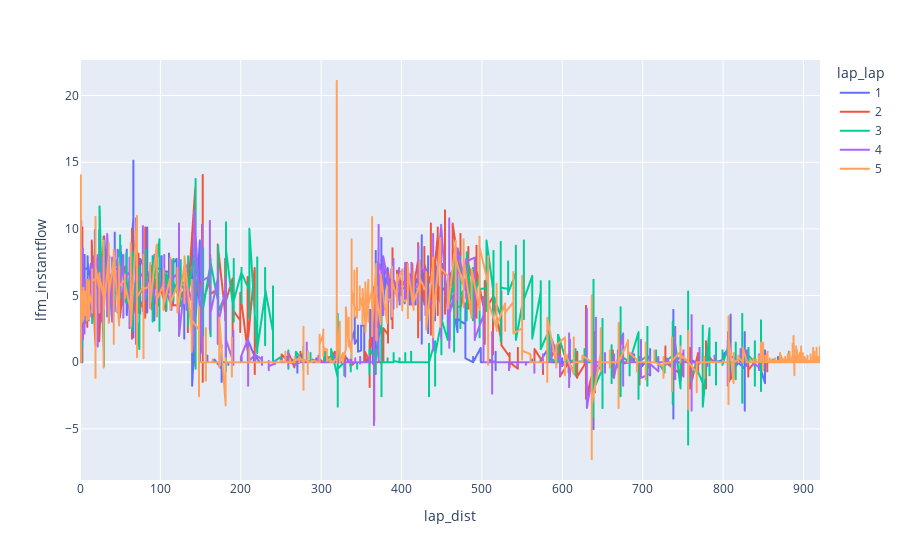

The notebook cell saved with this chart:
### Markdown cell above
We can now do some analysis in the context of laps, aggregate data and compare values based data for each lap.

Take note of the [Telemetry Wiki](https://telemetry.sem-app.com/wiki/doku.php/telemetry_data/channel_descriptions). If you are wondering what kind of data is stored under a label such as `'lfm_integratedCorrFlow'` and what unit it has, you will find that information there.

### Code cell
df.plot(x='lap_dist', y='lfm_instantflow', color='lap_lap')

### Figure 1 — Plotly figure (JSON) as saved in the notebook; plotly's stock layout.template omitted (floating-point values rounded to 4 significant figures; data arrays with more than 128 entries replaced by an {"elided": "..."} marker saying what was removed)
{"data": [{"hovertemplate": "lap_lap=1<br>lap_dist=%{x}<br>lfm_instantflow=%{y}<extra></extra>", "legendgroup": "1", "line": {"color": "#636efa", "dash": "solid"}, "marker": {"symbol": "circle"}, "mode": "lines", "name": "1", "showlegend": true, "type": "scattergl", "x": {"elided": "1231 float values"}, "xaxis": "x", "y": {"elided": "1231 float values"}, "yaxis": "y"}, {"hovertemplate": "lap_lap=2<br>lap_dist=%{x}<br>lfm_instantflow=%{y}<extra></extra>", "legendgroup": "2", "line": {"color": "#EF553B", "dash": "solid"}, "marker": {"symbol": "circle"}, "mode": "lines", "name": "2", "showlegend": true, "type": "scattergl", "x": {"elided": "1171 float values"}, "xaxis": "x", "y": {"elided": "1171 float values"}, "yaxis": "y"}, {"hovertemplate": "lap_lap=3<br>lap_dist=%{x}<br>lfm_instantflow=%{y}<extra></extra>", "legendgroup": "3", "line": {"color": "#00cc96", "dash": "solid"}, "marker": {"symbol": "circle"}, "mode": "lines", "name": "3", "showlegend": true, "type": "scattergl", "x": {"elided": "1142 float values"}, "xaxis": "x", "y": {"elided": "1142 float values"}, "yaxis": "y"}, {"hovertemplate": "lap_lap=4<br>lap_dist=%{x}<br>lfm_instantflow=%{y}<extra></extra>", "legendgroup": "4", "line": {"color": "#ab63fa", "dash": "solid"}, "marker": {"symbol": "circle"}, "mode": "lines", "name": "4", "showlegend": true, "type": "scattergl", "x": {"elided": "1151 float values"}, "xaxis": "x", "y": {"elided": "1151 float values"}, "yaxis": "y"}, {"hovertemplate": "lap_lap=5<br>lap_dist=%{x}<br>lfm_instantflow=%{y}<extra></extra>", "legendgroup": "5", "line": {"color": "#FFA15A", "dash": "solid"}, "marker": {"symbol": "circle"}, "mode": "lines", "name": "5", "showlegend": true, "type": "scattergl", "x": {"elided": "2504 float values"}, "xaxis": "x", "y": {"elided": "2504 float values"}, "yaxis": "y"}], "layout": {"legend": {"title": {"text": "lap_lap"}, "tracegroupgap": 0}, "margin": {"t": 60}, "xaxis": {"anchor": "y", "domain": [0, 1], "title": {"text": "lap_dist"}}, "yaxis": {"anchor": "x", "domain": [0, 1], "title": {"text": "lfm_instantflow"}}}}
